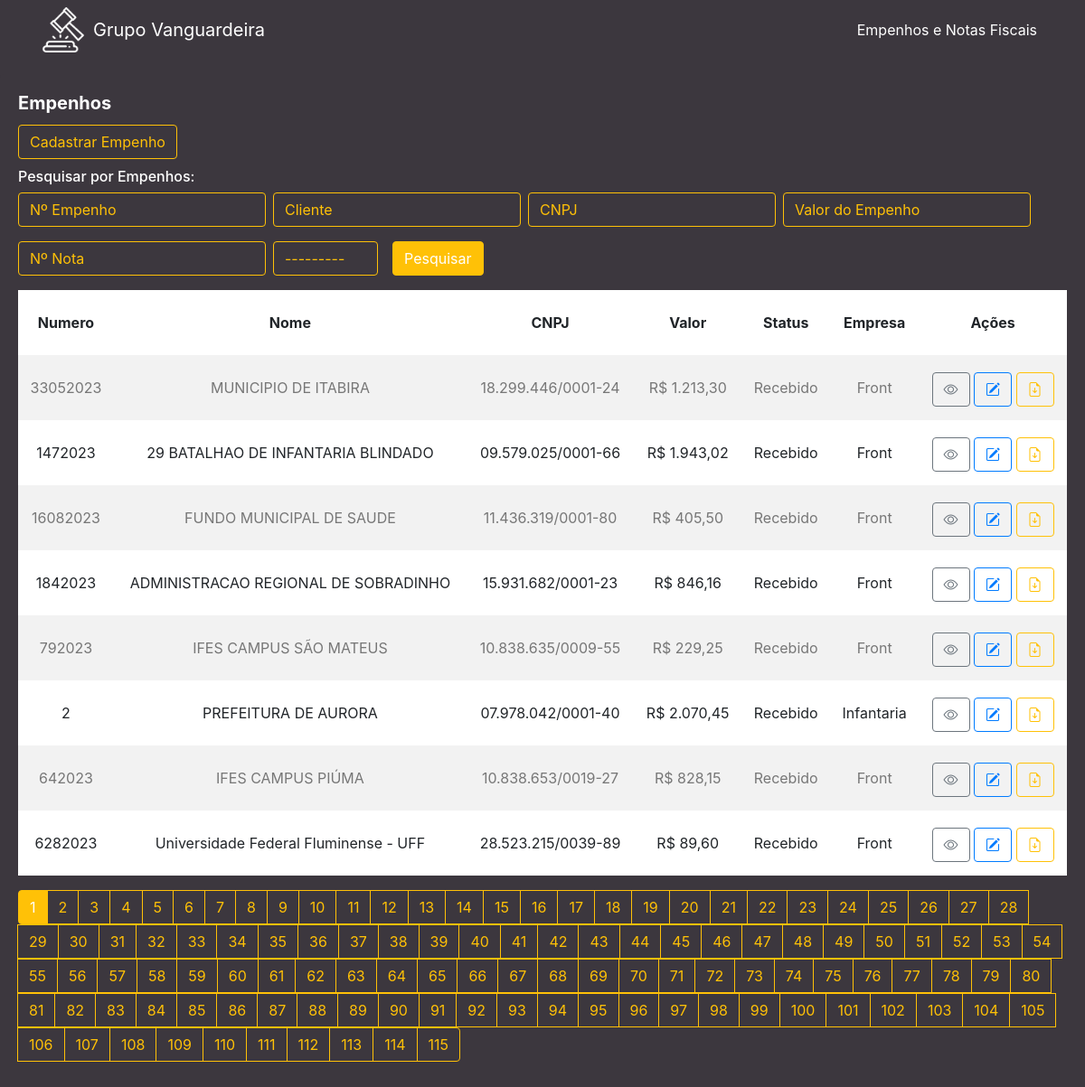
The page / on the database its author committed.
### cliente/models.py (models this page shows, shortened)
class Cliente(models.Model):
    numero = models.CharField(max_length=255)
    nome = models.CharField(max_length=255)
    cnpj = models.CharField(max_length=255)
    data_criacao = models.DateTimeField(default=timezone.now)
    categoria = models.ForeignKey(Categoria, on_delete=models.DO_NOTHING)
    empresa = models.ForeignKey(Empresa, on_delete=models.DO_NOTHING)
    empenho = models.FileField(upload_to='empenhos/', max_length=500)
    nfe = models.FileField(upload_to='notas/', max_length=500, default='0', blank=True)
    n_nfe = models.CharField(max_length=255, blank=True)
    descricao = models.TextField(blank=True)
    valor = models.CharField(max_length=255)

class Categoria(models.Model):
    nome = models.CharField(max_length=255)
    def __str__(self):
        return self.nome

class Empresa(models.Model):
    nome = models.CharField(max_length=255)
    def __str__(self):
        return self.nome

### cliente/views.py (the view)
# urls.py: path('', views.cliente, name='cliente'),
def cliente(request):
    list_clientes = Cliente.objects.order_by('-data_criacao')
    myFilter = ClienteFilter(request.GET, queryset=list_clientes)
    list_clientes = myFilter.qs
    paginator = Paginator(list_clientes, 8)
    page = request.GET.get('page')
    list_clientes = paginator.get_page(page)
    return render(request, 'cliente/cliente.html', {'clientes': list_clientes, 'myFilter': myFilter})

### cliente/templates/cliente/cliente.html (shortened to what this page needs)
{% extends 'base.html' %}
{% load widget_tweaks %}
{% block conteudo %}
<div class="content mt-3">
    <div class="card">
        <div class="card-body">
            <h5 class="card-title">Empenhos</h5>
            <a class="btn btn-outline-primary mb-3" id="btn-cadastrar" href="{% url 'form' %}">Cadastrar Empenho</a>
            <div class="row">
                <div class="col">
                    <h6 class="card-subtitle mb-2 text-muted">Pesquisar por Empenhos:</h6>
                    <form method="get" class="form-inline">
                        <div class="form-group mb-3 mr-2">
                            {% render_field myFilter.form.numero placeholder="Nº Empenho" class="form-control" id="id_numero" autocomplete="off" %}
                        </div>
                        <div class="form-group mb-3 mr-2">
                            {% render_field myFilter.form.nome placeholder="Cliente" class="form-control" id="id_nome" autocomplete="off" %}
                        </div>
                        <div class="form-group mb-3 mr-2">
                            {% render_field myFilter.form.cnpj placeholder="CNPJ" class="form-control" id="id_cnpj" autocomplete="off" %}
                        </div>
                        <div class="form-group mb-3 mr-2">
                            {% render_field myFilter.form.valor placeholder="Valor do Empenho" class="form-control" id="valor" autocomplete="off" %}
                        </div>
                        <div class="form-group mb-3 mr-2">
                            {% render_field myFilter.form.n_nfe class="form-control" placeholder="Nº Nota" id="nfe" autocomplete="off" %}
                        </div>
                        <div class="form-group mb-3 mr-2">
                            {% render_field myFilter.form.categoria class="form-control" id="id_categoria" autocomplete="off" %}
                        </div>
                        <button class="btn btn-primary ml-2 mb-3" id="btn-pesquisar" type="submit">Pesquisar</button>
                    </form>
                </div>
            </div>
            <table class="table table-striped ">
                <thead>
                    <tr>
                        <th scope="col" class="text-center">Numero</th>
                        <th scope="col" class="text-center">Nome</th>
                        <th scope="col" class="text-center">CNPJ</th>
                        <th scope="col" class="text-center">Valor</th>
                        <th scope="col" class="text-center">Status</th>
                        <th scope="col" class="text-center">Empresa</th>
                        <th scope="col" class="text-center">Ações</th>
                    </tr>
                </thead>
                <tbody>
                    {% for cliente in clientes %}
                    <tr>
                        <td class="text-center">{{ cliente.numero }}</td>
                        <td class="text-center">{{ cliente.nome }}</td>
                        <td class="text-center">{{ cliente.cnpj }}</td>
                        <td class="text-center">R$ {{ cliente.valor }}</td>
                        <td class="text-center">{{ cliente.categoria }}</td>
                        <td class="text-center">{{ cliente.empresa }}</td>
                        <td class="text-center">
                            <a href="/cliente/detalhe/{{ cliente.id }}" class="btn btn-outline-secondary"><i class="bi bi-eye"></i></a>
                            <a href="/cliente/edit/{{ cliente.id }}/" class="btn btn-outline-primary"><i class="bi bi-pencil-square"></i></a>
                            <a href="{{ cliente.empenho.url }}" class="btn btn-outline-warning" target="_blank"><i class="bi bi-file-earmark-arrow-down"></i></a>
                        </td>
                    </tr>
                    {% endfor %}
                </tbody>
            </table>
            <nav aria-label="Page navigation example">
                <ul class="pagination">
                    {% for pagina in clientes.paginator.page_range %}
                    {% if clientes.number == pagina %}
                    <li class="page-item active">
                        <a class="page-link" href="{{ request.get_full_path }}?&page={{pagina}}">{{pagina}}</a>
                    </li>
                    {% else %}
                    <li class="page-item">
                        <a class="page-link" href="{{ request.get_full_path }}?&page={{pagina}}">{{pagina}}</a>
                    </li>
                    {% endif %}
                    {% endfor %}
                </ul>
            </nav>
        </div>
    </div>
</div>
{% endblock %}

### rows shown on the page
Cliente: numero "33052023", nome "MUNICIPIO DE ITABIRA", cnpj "18.299.446/0001-24", valor "1.213,30", categoria "Recebido", empresa "Front"
Cliente: numero "1472023", nome "29 BATALHAO DE INFANTARIA BLINDADO", cnpj "09.579.025/0001-66", valor "1.943,02", categoria "Recebido", empresa "Front"
Cliente: numero "16082023", nome "FUNDO MUNICIPAL DE SAUDE", cnpj "11.436.319/0001-80", valor "405,50", categoria "Recebido", empresa "Front"
Cliente: numero "1842023", nome "ADMINISTRACAO REGIONAL DE SOBRADINHO", cnpj "15.931.682/0001-23", valor "846,16", categoria "Recebido", empresa "Front"
Cliente: numero "792023", nome "IFES CAMPUS SÃO MATEUS", cnpj "10.838.635/0009-55", valor "229,25", categoria "Recebido", empresa "Front"
Cliente: numero "2", nome "PREFEITURA DE AURORA", cnpj "07.978.042/0001-40", valor "2.070,45", categoria "Recebido", empresa "Infantaria"
Cliente: numero "642023", nome "IFES CAMPUS PIÚMA", cnpj "10.838.653/0019-27", valor "828,15", categoria "Recebido", empresa "Front"
Cliente: numero "6282023", nome "Universidade Federal Fluminense - UFF", cnpj "28.523.215/0039-89", valor "89,60", categoria "Recebido", empresa "Front"

### other values the page prints
{{ pagina }} "1"
{{ pagina }} "2" "3" "4" "5" "6" "7" "8" "9" "10" "11" "12" "13" "14" "15" "16" "17" "18" "19" "20" "21" "22" "23" "24" "25" "26" "27" "28" "29" "30" "31" "32" "33" "34" "35" "36" "37" "38" "39" "40" "41" "42" "43" "44" "45" "46" "47" "48" "49" "50" "51" "52" "53" "54" "55" "56" "57" "58" "59" "60" "61" "62" "63" "64" "65" "66" "67" "68" "69" "70" "71" "72" "73" "74" "75" "76" "77" "78" "79" "80" "81" "82" "83" "84" "85" "86" "87" "88" "89" "90" "91" "92" "93" "94" "95" "96" "97" "98" "99" "100" "101" "102" "103" "104" "105" "106" "107" "108" "109" "110" "111" "112" "113" "114" "115"
